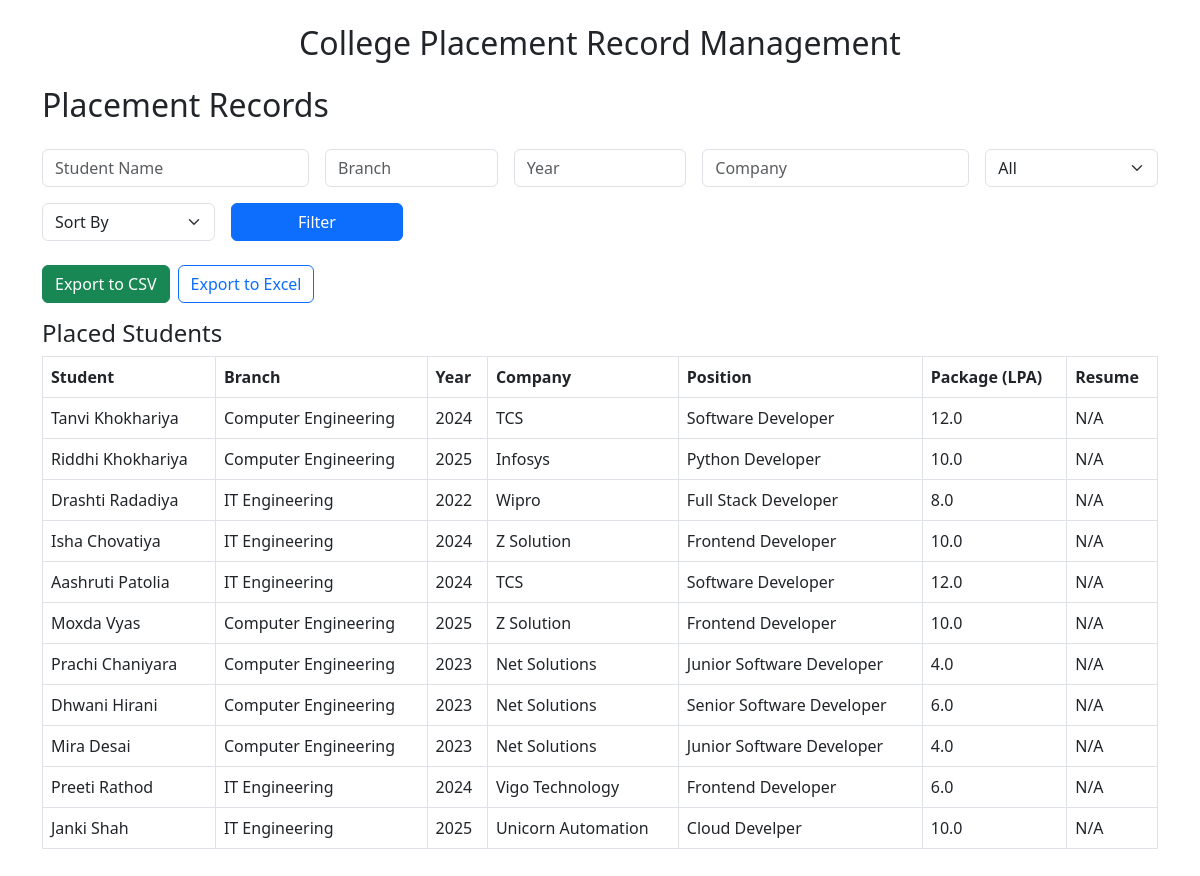
Screenshot of /view_records with the database file from the repository.
### tables this page shows
CREATE TABLE students (
                    id INTEGER PRIMARY KEY AUTOINCREMENT,
                    name TEXT NOT NULL,
                    branch TEXT,
                    year INTEGER,
                    resume TEXT
                );

CREATE TABLE companies (
                    id INTEGER PRIMARY KEY AUTOINCREMENT,
                    name TEXT NOT NULL,
                    position TEXT,
                    package REAL
                );

### placement_system/app.py (the view)
@app.route('/view_records')
def view_records():
    name = request.args.get('name', '')
    branch = request.args.get('branch', '')
    year = request.args.get('year', '')
    company = request.args.get('company', '')
    placed = request.args.get('placed', '')
    sort_by = request.args.get('sort_by', '')
    conn = sqlite3.connect('database.db')
    c = conn.cursor()
    sql = '''
        SELECT students.name, students.branch, students.year,
               companies.name, companies.position, companies.package,
               students.resume
        FROM placements
        JOIN students ON placements.student_id = students.id
        JOIN companies ON placements.company_id = companies.id
        WHERE 1=1
    '''
    params = []
    if name:
        sql += " AND students.name LIKE ?"
        params.append(f'%{name}%')
    if branch:
        sql += " AND students.branch LIKE ?"
        params.append(f'%{branch}%')
    if year:
        sql += " AND students.year = ?"
        params.append(year)
    if company:
        sql += " AND companies.name LIKE ?"
        params.append(f'%{company}%')
    if sort_by == "package":
        sql += " ORDER BY companies.package DESC"
    elif sort_by == "company":
        sql += " ORDER BY companies.name ASC"
    records = c.execute(sql, params).fetchall()
    unplaced_students = []
    if placed == "unplaced":
        unplaced_students = c.execute('''
            SELECT name, branch, year FROM students
            WHERE id NOT IN (SELECT student_id FROM placements)
        ''').fetchall()
    conn.close()
    return render_template('view_records.html', records=records, unplaced=unplaced_students)

### placement_system/templates/view_records.html (shortened to what this page needs)
{% extends 'base.html' %}
{% block content %}
<h2 class="mb-4">Placement Records</h2>
<form method="GET" class="row g-3 mb-4">
  <div class="col-md-3">
    <input type="text" name="name" class="form-control" placeholder="Student Name" value="{{ request.args.name }}">
  </div>
  <div class="col-md-2">
    <input type="text" name="branch" class="form-control" placeholder="Branch" value="{{ request.args.branch }}">
  </div>
  <div class="col-md-2">
    <input type="number" name="year" class="form-control" placeholder="Year" value="{{ request.args.year }}">
  </div>
  <div class="col-md-3">
    <input type="text" name="company" class="form-control" placeholder="Company" value="{{ request.args.company }}">
  </div>
  <div class="col-md-2">
    <select name="placed" class="form-select">
      <option value="">All</option>
    </select>
  </div>
  <div class="col-md-2">
    <select name="sort_by" class="form-select">
      <option value="">Sort By</option>
    </select>
  </div>
  <div class="col-md-2">
    <button type="submit" class="btn btn-primary w-100">Filter</button>
  </div>
</form>
<div class="mb-3 d-flex gap-2">
  <form method="get" action="{{ url_for('export_placements') }}">
    <button type="submit" class="btn btn-success">Export to CSV</button>
  </form>
  <form method="get" action="{{ url_for('export_placements') }}">
    <button type="submit" class="btn btn-outline-primary">Export to Excel</button>
  </form>
</div>
<h4>Placed Students</h4>
<table class="table table-bordered">
  <thead>
    <tr>
      <th>Student</th>
      <th>Branch</th>
      <th>Year</th>
      <th>Company</th>
      <th>Position</th>
      <th>Package (LPA)</th>
      <th>Resume</th>
    </tr>
  </thead>
  <tbody>
    {% for r in records %}
    <tr>
      <td>{{ r[0] }}</td>
      <td>{{ r[1] }}</td>
      <td>{{ r[2] }}</td>
      <td>{{ r[3] }}</td>
      <td>{{ r[4] }}</td>
      <td>{{ r[5] }}</td>
      <td>
        {% if r[6] %}
          <a href="{{ url_for('uploaded_file', filename=r[6]) }}" target="_blank">Download</a>
        {% else %}
          N/A
        {% endif %}
      </td>
    </tr>
    {% endfor %}
  </tbody>
</table>
{% endblock %}

### placement_system/templates/base.html (shortened to what this page needs)
<!DOCTYPE html>
<html lang="en">
<head>
  <link href="https://cdn.jsdelivr.net/npm/bootstrap@5.3.0/dist/css/bootstrap.min.css" rel="stylesheet">
</head>
<body class="p-4">
  <div class="container">
    <h2 class="mb-4 text-center">College Placement Record Management</h2>
    {% block content %}{% endblock %}
  </div>
</body>
</html>

### rows the page displays
students: name "Tanvi Khokhariya", branch "Computer Engineering", year "2024", name "TCS", position "Software Developer", package "12.0"
students: name "Riddhi Khokhariya", branch "Computer Engineering", year "2025", name "Infosys", position "Python Developer", package "10.0"
students: name "Drashti Radadiya", branch "IT Engineering", year "2022", name "Wipro", position "Full Stack Developer", package "8.0"
students: name "Isha Chovatiya", branch "IT Engineering", year "2024", name "Z Solution", position "Frontend Developer", package "10.0"
students: name "Aashruti Patolia", branch "IT Engineering", year "2024", name "TCS", position "Software Developer", package "12.0"
students: name "Moxda Vyas", branch "Computer Engineering", year "2025", name "Z Solution", position "Frontend Developer", package "10.0"
students: name "Prachi Chaniyara", branch "Computer Engineering", year "2023", name "Net Solutions", position "Junior Software Developer", package "4.0"
students: name "Dhwani Hirani", branch "Computer Engineering", year "2023", name "Net Solutions", position "Senior Software Developer", package "6.0"
students: name "Mira Desai", branch "Computer Engineering", year "2023", name "Net Solutions", position "Junior Software Developer", package "4.0"
students: name "Preeti Rathod", branch "IT Engineering", year "2024", name "Vigo Technology", position "Frontend Developer", package "6.0"
students: name "Janki Shah", branch "IT Engineering", year "2025", name "Unicorn Automation", position "Cloud Develper", package "10.0"
